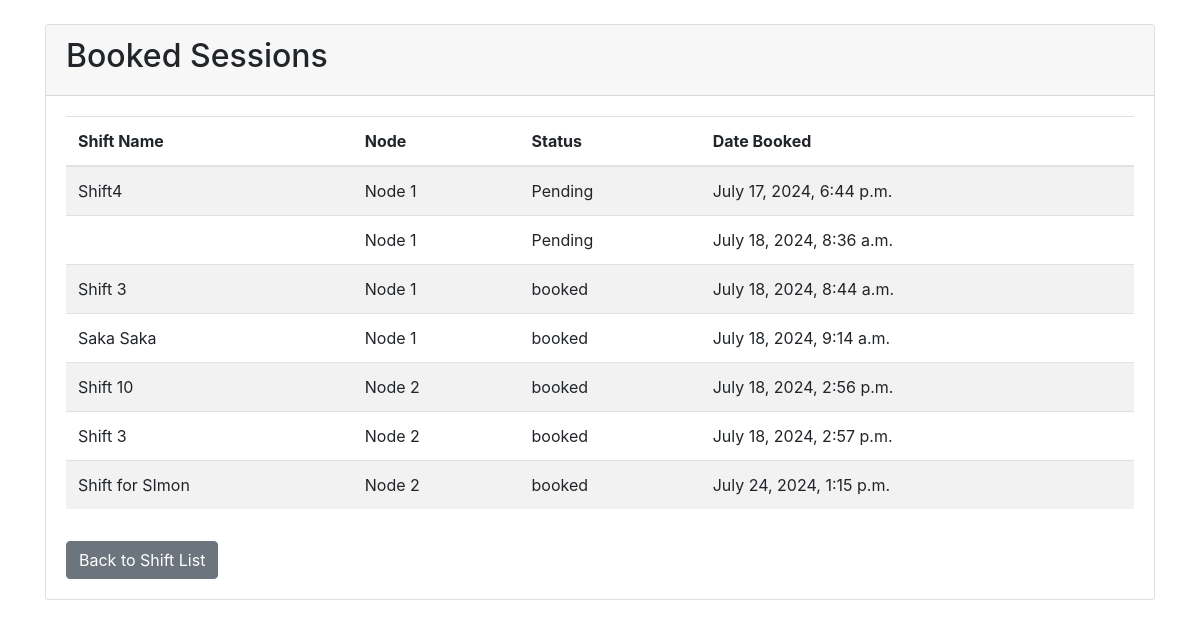
The app's page /booking/bookings/, older data.
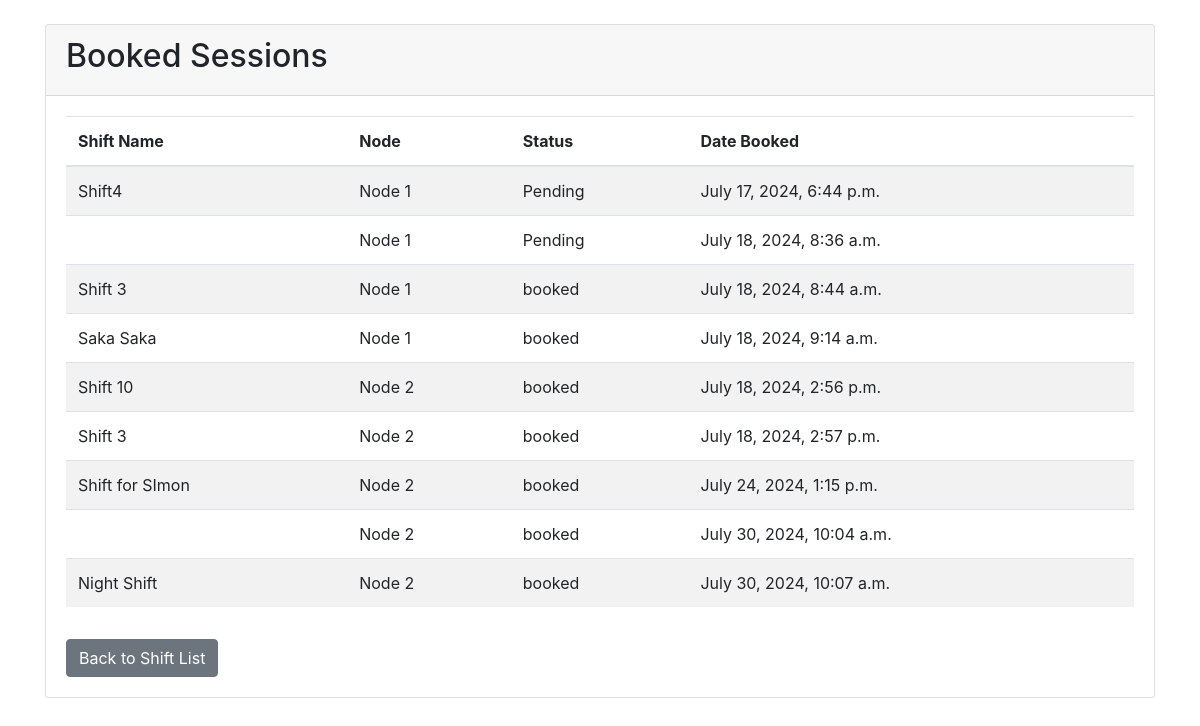
The same page, newer data.
### booking/models.py (models this page shows, shortened)
class Booking(models.Model):
    shift = models.ForeignKey(Shift, on_delete=models.CASCADE)
    node = models.ForeignKey(Node, on_delete=models.CASCADE)
    status = models.CharField(max_length=50, choices=[('pending', 'Pending'), ('accepted', 'Accepted'), ('rejected', 'Rejected')])
    created_at = models.DateTimeField(auto_now_add=True)

class Shift(models.Model):
    shift_name = models.CharField(max_length=100)
    start_time = models.DateTimeField()
    end_time = models.DateTimeField()
    created_at = models.DateTimeField(auto_now_add=True)
    booked = models.BooleanField(default=False)

class Node(models.Model):
    node_name = models.CharField(max_length=100)
    location = models.CharField(max_length=100)

### booking/views.py (the view)
# urls.py: path('bookings/', views.booking_list, name='bookings'),
def booking_list(request):
    bookings = Booking.objects.select_related('shift', 'node').all()  # Retrieve all bookings with related shifts and nodes
    return render(request, 'bookings.html', {'bookings': bookings})

### booking/templates/bookings.html (shortened to what this page needs)
{% extends 'base.html' %}
{% load static %}
{% block content %}
<div class="card">
    <div class="card-header">
        <h2>Booked Sessions</h2>
    </div>
    <div class="card-body">
        <table class="table table-striped">
            <thead>
                <tr>
                    <th>Shift Name</th>
                    <th>Node</th>
                    <th>Status</th>
                    <th>Date Booked</th>
                </tr>
            </thead>
            <tbody>
                {% for booking in bookings %}
                    <tr>
                        <td>{{ booking.shift.shift_name }}</td>
                        <td>{{ booking.node.node_name }}</td>
                        <td>{{ booking.get_status_display }}</td>
                        <td>{{ booking.created_at }}</td>
                    </tr>
                {% empty %}
                    <tr>
                        <td colspan="4">No bookings found.</td>
                    </tr>
                {% endfor %}
            </tbody>
        </table>
        <a href="{% url 'shift_list' %}" class="btn btn-secondary mt-3">Back to Shift List</a>
    </div>
</div>
{% endblock %}

Row changes from the older to the newer data that the page shows:
added Booking: node.node_name "Node 2", status "booked", created_at "July 30, 2024, 10:04 a.m."
added Booking: shift.shift_name "Night Shift", node.node_name "Node 2", status "booked", created_at "July 30, 2024, 10:07 a.m."
